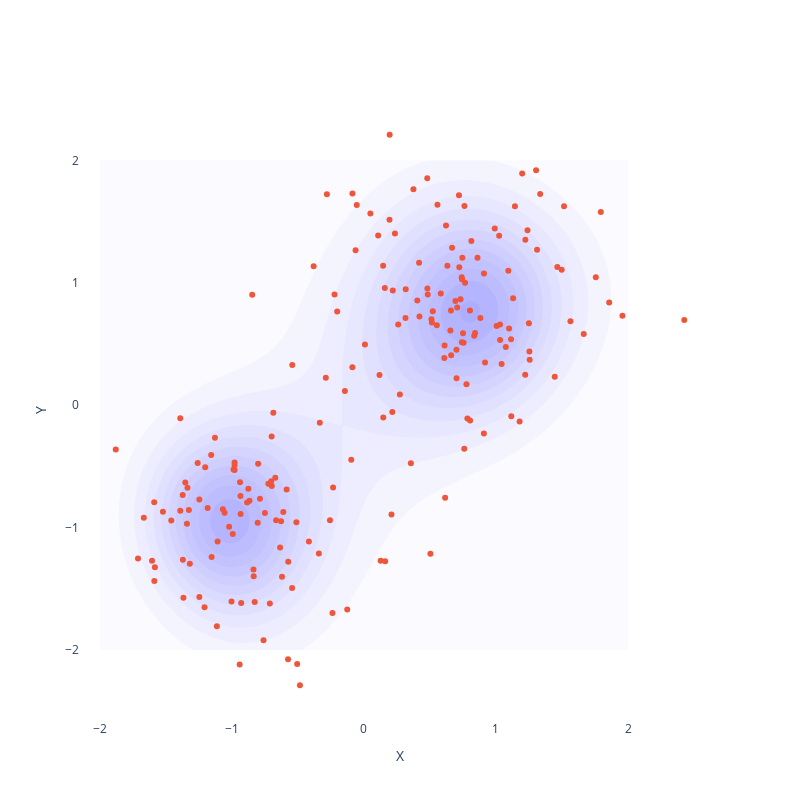

Notebook code cell kept with this figure:
### Code cell
z = torch.randn(100, model.latent_dim)
mean, var = model.decode(z, unnormalize=False)
mean

samples_normalized = model.output_normalizer.normalize(val_data)
z_mean, z_var = model.encode(samples_normalized)
x_mean, x_var = model.decode(z_mean, unnormalize=False)
weights = 1 / len(x_mean) * torch.ones(len(x_mean))
emp_dist = GaussianMixtureModel(x_mean, torch.diag_embed(x_var), weights)
fig = plot_density_heatmap(emp_dist.likelihood)
fig.add_trace(
    go.Scatter(x=samples_normalized[:, 0], y=samples_normalized[:, 1], mode="markers")
)
fig.show()

### Figure 1 — Plotly figure (JSON) as saved in the notebook; plotly's stock layout.template omitted (floating-point values rounded to 4 significant figures; data arrays with more than 128 entries replaced by an {"elided": "..."} marker saying what was removed)
{"data": [{"colorscale": [[0, "rgba(255,255,255,0.8)"], [1, "rgba(0,0,255,1.0)"]], "contours": {"coloring": "fill", "end": 1, "showlines": false, "size": 0.025, "start": 0}, "showscale": false, "type": "contour", "x": [-2, -1.96, -1.919, -1.879, -1.838, -1.798, -1.758, -1.717, -1.677, -1.636, -1.596, -1.556, -1.515, -1.475, -1.434, -1.394, -1.354, -1.313, -1.273, -1.232, -1.192, -1.152, -1.111, -1.071, -1.03, -0.9899, -0.9495, -0.9091, -0.8687, -0.8283, -0.7879, -0.7475, -0.7071, -0.6667, -0.6263, -0.5859, -0.5455, -0.5051, -0.4646, -0.4242, -0.3838, -0.3434, -0.303, -0.2626, -0.2222, -0.1818, -0.1414, -0.101, -0.06061, -0.0202, 0.0202, 0.06061, 0.101, 0.1414, 0.1818, 0.2222, 0.2626, 0.303, 0.3434, 0.3838, 0.4242, 0.4646, 0.5051, 0.5455, 0.5859, 0.6263, 0.6667, 0.7071, 0.7475, 0.7879, 0.8283, 0.8687, 0.9091, 0.9495, 0.9899, 1.03, 1.071, 1.111, 1.152, 1.192, 1.232, 1.273, 1.313, 1.354, 1.394, 1.434, 1.475, 1.515, 1.556, 1.596, 1.636, 1.677, 1.717, 1.758, 1.798, 1.838, 1.879, 1.919, 1.96, 2], "y": [-2, -1.96, -1.919, -1.879, -1.838, -1.798, -1.758, -1.717, -1.677, -1.636, -1.596, -1.556, -1.515, -1.475, -1.434, -1.394, -1.354, -1.313, -1.273, -1.232, -1.192, -1.152, -1.111, -1.071, -1.03, -0.9899, -0.9495, -0.9091, -0.8687, -0.8283, -0.7879, -0.7475, -0.7071, -0.6667, -0.6263, -0.5859, -0.5455, -0.5051, -0.4646, -0.4242, -0.3838, -0.3434, -0.303, -0.2626, -0.2222, -0.1818, -0.1414, -0.101, -0.06061, -0.0202, 0.0202, 0.06061, 0.101, 0.1414, 0.1818, 0.2222, 0.2626, 0.303, 0.3434, 0.3838, 0.4242, 0.4646, 0.5051, 0.5455, 0.5859, 0.6263, 0.6667, 0.7071, 0.7475, 0.7879, 0.8283, 0.8687, 0.9091, 0.9495, 0.9899, 1.03, 1.071, 1.111, 1.152, 1.192, 1.232, 1.273, 1.313, 1.354, 1.394, 1.434, 1.475, 1.515, 1.556, 1.596, 1.636, 1.677, 1.717, 1.758, 1.798, 1.838, 1.879, 1.919, 1.96, 2], "z": {"elided": "100x100 float values"}}, {"mode": "markers", "type": "scatter", "x": {"elided": "200 float values"}, "y": {"elided": "200 float values"}}], "layout": {"autosize": false, "height": 800, "paper_bgcolor": "white", "plot_bgcolor": "white", "showlegend": false, "width": 800, "xaxis": {"showgrid": false, "title": {"text": "X"}, "zeroline": false}, "yaxis": {"showgrid": false, "title": {"text": "Y"}, "zeroline": false}}}
